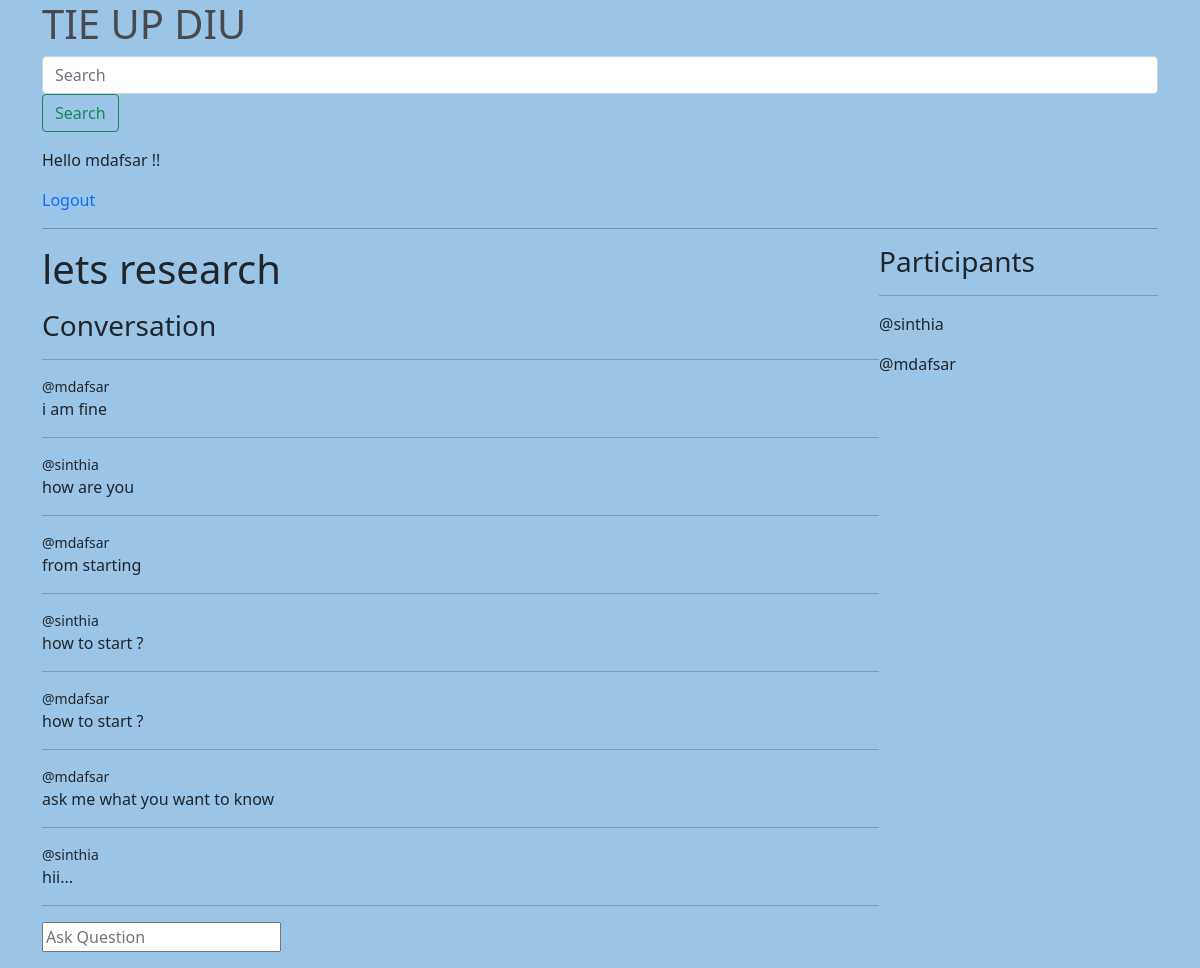
The app's page /room/5/ (signed in) with its own data.
### base/models.py (models this page shows, shortened)
class Room(models.Model):
    host = models.ForeignKey(User, on_delete=models.SET_NULL, null=True)
    topic =models.ForeignKey(Topic, on_delete=models.SET_NULL, null=True)
    name = models.CharField(max_length=200)
    decription = models.TextField(null=True, blank=True)
    participants= models.ManyToManyField(User,related_name='participants',blank=True)
    updated = models.DateTimeField(auto_now=True)
    Created = models.DateTimeField(auto_now_add=True)
    class Meta:
     ordering = ['-updated', '-Created']

class Message(models.Model):
    user = models.ForeignKey(User, on_delete=models.CASCADE)
    room = models.ForeignKey(Room, on_delete=models.CASCADE)
    body = models.TextField()
    updated = models.DateTimeField(auto_now=True)
    Created = models.DateTimeField(auto_now_add=True)

### base/views.py (the view, shortened to what this page needs)
# urls.py: path('room/<str:pk>/', views.room, name="room"),
def room(request, pk):
    room = Room.objects.get(id=pk)
    room_messages =  room.message_set.all().order_by('-Created')
    participants = room.participants.all()
    context = {'room': room ,'room_messages': room_messages , 'participants':participants}
    return render(request, 'base/room.html', context)

### base/templates/base/room.html (shortened to what this page needs)
{% extends 'main.html' %}
{% block content %}
<div class="room-container" >
    <div>
<h1 style="text-decoration: none; "   >
       {{room.name}}
</h1>
<div class="comment-wrapper">
     <h3 style="text-decoration: none; "  >Conversation</h3>
    <hr>
     {% for message in room_messages %}
        <div>
             <small style="text-decoration: none; "   >@{{message.user}} {{message.created|timesince}}</small>
            <p>{{message.body}}</p>
            <hr  >
        </div>
    {% endfor %}
</div>
   <div class = "comment-form">
    <form method = "POST" action="">
        <input type="text" name="body" placeholder="Ask Question" />
    </form>
   </div>
    </div>
    <div>
        <h3  style="text-decoration: none; "  >Participants</h3>
         <hr>
        {% for user in participants %}
        <div>
           <p  style="text-decoration: none; "  >@{{user.username}}</p>
        </div>
        {%endfor %}
    </div>
</div>
{% endblock content %}

### templates/navbar.html
<a href = "/" style="text-decoration: none;">
<h1 style ="color: rgb(73, 73, 77);  ">TIE UP DIU</h1>
</a>
<form method="GET" action="{% url 'home' %}">
<form class="d-flex">
   <input class="form-control me-2" type="search" placeholder="Search" aria-label="Search">
   <button class="btn btn-outline-success" type="submit">Search</button>
 </form>
</form>
  {% if request.user.is_authenticated %}
<p >Hello {{request.user}} !! </p>
<a href = "{% url 'logout' %}" style="text-decoration: none; ">Logout</a>
   {% else %}
<a href="{% url 'login' %}"   style="text-decoration: none; ">Login</a>
{% endif %}
<hr style="color: black;">

### static/styles/main.css (style rules this page uses)
body { background-color: hsla(197, 54%, 69%, 0.88); }

### base/templates/base/room.html (style rules this page uses)
.room-container { display: grid; grid-template-columns : 3fr 1fr; }

### records on screen
Room: name "lets research"
Message: user "mdafsar", body "i am fine"
Message: user "sinthia", body "how are you"
Message: user "mdafsar", body "from starting"
Message: user "sinthia", body "how to start ?"
Message: user "mdafsar", body "how to start ?"
Message: user "mdafsar", body "ask me what you want to know"
Message: user "sinthia", body "hii..."

### other values on screen
{{ request.user }} "mdafsar"
{{ user.username }} "sinthia"
{{ user.username }} "mdafsar"
